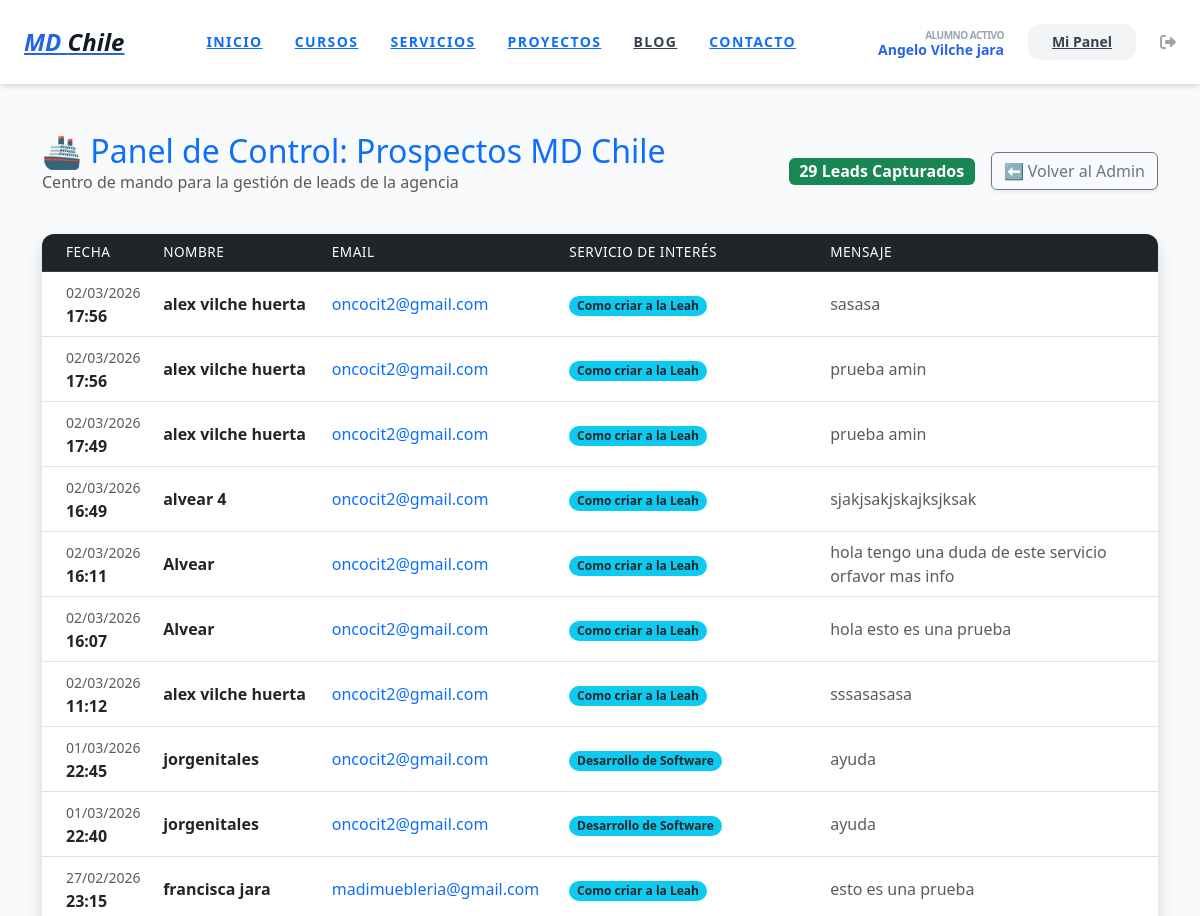
The page /prospectos-agencia/ (signed in, upper part) on the database as committed earlier.
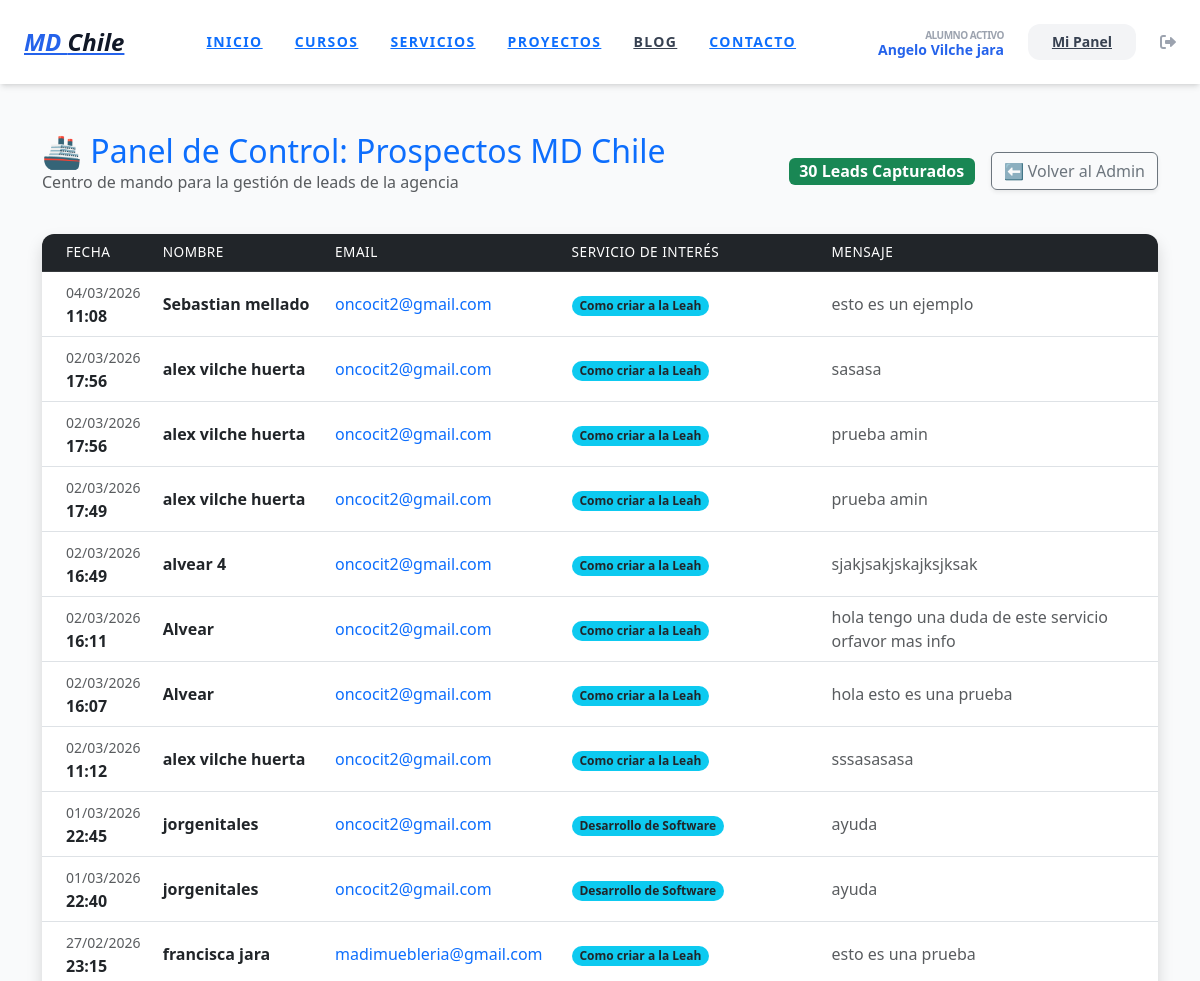
The same page on the database as committed later.
### users/models.py (models this page shows, shortened)
class User(AbstractUser):
    is_client = models.BooleanField(default=True)
    is_admin_user = models.BooleanField(default=False)
    profile_picture = models.ImageField(upload_to='users/profiles/', null=True, blank=True)
    bio = models.TextField(max_length=500, blank=True)
    rut = models.CharField(max_length=12, blank=True, null=True)
    linkedin_url = models.URLField(blank=True, null=True)

### agency/models.py (models this page shows, shortened)
class ContactMessage(models.Model):
    name = models.CharField(max_length=100, verbose_name="Nombre")
    email = models.EmailField(verbose_name="Correo Electrónico")
    message = models.TextField(verbose_name="Mensaje")
    created_at = models.DateTimeField(auto_now_add=True)
    servicio_interes = models.ForeignKey(Service, on_delete=models.SET_NULL, null=True, blank=True)
    lead_source = models.CharField(max_length=100, default="Web Directa")
    is_read = models.BooleanField(default=False, verbose_name="¿Leído?")

class Service(models.Model):
    title = models.CharField(max_length=200, verbose_name="Nombre del Servicio")
    slug = models.SlugField(unique=True, blank=True)
    icon_emoji = models.CharField(max_length=10, default="🚀")
    short_description = models.TextField(max_length=300)
    long_description = models.TextField()
    banner_image = models.ImageField(upload_to='services/banners/')
    video_url = models.URLField(blank=True, null=True)
    reels_links = models.TextField(blank=True, null=True)
    order = models.PositiveIntegerField(default=0)
    is_active = models.BooleanField(default=True)
    regalo_pdf = models.FileField(upload_to='leads/pdfs/', blank=True, null=True, verbose_name="Ebook PDF de Regalo")
    regalo_video_privado = models.URLField(blank=True, null=True, verbose_name="URL Video Privado")
    cta_regalo_text = models.CharField(max_length=100, default="¡Descargar mi regalo ahora!", verbose_name="Texto del Botón")
    class Meta:
        ordering = ['order']

### courses/views.py (the view)
# urls.py: path('prospectos-agencia/', views.leads_dashboard, name='leads_dashboard'),
@login_required
def leads_dashboard(request):
    if not request.user.is_staff: return redirect('dashboard')
    leads = ContactMessage.objects.all().order_by('-created_at')
    return render(request, 'agency/leads_admin.html', {'leads': leads})

### templates/agency/leads_admin.html (shortened to what this page needs)
{% extends 'base.html' %}
{% block content %}
<link href="https://cdn.jsdelivr.net/npm/bootstrap@5.3.0/dist/css/bootstrap.min.css" rel="stylesheet">
<div class="container mt-5">
    <div class="d-flex justify-content-between align-items-center mb-4">
        <div>
            <h2 class="text-primary mb-0">🚢 Panel de Control: Prospectos MD Chile</h2>
            <p class="text-muted">Centro de mando para la gestión de leads de la agencia</p>
        </div>
        <div class="d-flex align-items-center gap-3">
            <span class="badge bg-success fs-6">{{ leads.count }} Leads Capturados</span>
            <a href="/admin/agency/contactmessage/" class="btn btn-outline-secondary shadow-sm">
                ⬅️ Volver al Admin
            </a>
        </div>
    </div>
    <div class="card shadow border-0">
        <div class="card-body p-0">
            <div class="table-responsive">
                <table class="table table-hover align-middle mb-0">
                    <thead class="table-dark">
                        <tr>
                            <th class="ps-4">Fecha</th>
                            <th>Nombre</th>
                            <th>Email</th>
                            <th>Servicio de Interés</th>
                            <th>Mensaje</th>
                        </tr>
                    </thead>
                    <tbody>
                        {% for lead in leads %}
                        <tr>
                            <td class="ps-4 text-nowrap">
                                <span class="text-muted small">{{ lead.created_at|date:"d/m/Y" }}</span><br>
                                <strong>{{ lead.created_at|date:"H:i" }}</strong>
                            </td>
                            <td>
                                <div class="fw-bold text-dark">{{ lead.name }}</div>
                            </td>
                            <td>
                                <a href="mailto:{{ lead.email }}" class="text-decoration-none">{{ lead.email }}</a>
                            </td>
                            <td>
                                <span class="badge rounded-pill bg-info text-dark">
                                    {{ lead.servicio_interes.title }}
                                </span>
                            </td>
                            <td>
                                <div class="text-muted" style="max-width: 300px;">
                                    {{ lead.message|truncatechars:60|default:"Sin mensaje adicional" }}
                                </div>
                            </td>
                        </tr>
                        {% endfor %}
                    </tbody>
                </table>
            </div>
        </div>
    </div>
</div>
{% endblock %}

### templates/base.html (shortened to what this page needs)
<!DOCTYPE html>
<html lang="es">
<head>
    <script src="https://cdn.tailwindcss.com"></script>
    <link rel="stylesheet" href="https://cdnjs.cloudflare.com/ajax/libs/font-awesome/6.0.0/css/all.min.css">
</head>
<body class="bg-gray-50 flex flex-col min-h-screen">
    <nav class="bg-white shadow-md py-4 px-6 flex justify-between items-center sticky top-0 z-50">
        <a href="{% url 'home' %}" class="text-2xl font-black text-blue-600 italic">
            MD <span class="text-gray-900">Chile</span>
        </a>
        <div class="hidden md:flex space-x-8 font-bold text-gray-600 uppercase text-sm tracking-widest">
            <a href="{% url 'home' %}" class="hover:text-blue-600 transition">Inicio</a>
            <a href="{% if user.is_authenticated %}{% url 'dashboard' %}{% else %}{% url 'academia_publica' %}{% endif %}">CURSOS</a>
            <a href="{% url 'services_list' %}" class="hover:text-blue-600 transition">Servicios</a>
            <a class="hover:text-blue-600 transition {% if request.path == '/proyectos/' %}text-blue-600{% endif %}" href="{% url 'projects_list' %}">Proyectos</a>
            <a href="{% url 'blog_list' %}" class="text-gray-700 hover:text-blue-600 font-bold transition">Blog</a>
            <a href="{% url 'contact_view' %}" class="hover:text-blue-600 transition">Contacto</a>
        </div>
        <div class="flex items-center space-x-4">
            {% if user.is_authenticated %}
                <div class="hidden lg:flex flex-col items-end mr-2">
                    <span class="text-[10px] font-black text-gray-400 uppercase tracking-tighter">Alumno Activo</span>
                    <span class="text-sm font-bold text-blue-600 leading-none">
                        {% if user.first_name %}{{ user.first_name }}{% else %}{{ user.username }}{% endif %}
                    </span>
                </div>
                <a href="{% url 'dashboard' %}" class="bg-gray-100 text-gray-700 px-4 py-2 rounded-xl hover:bg-gray-200 transition font-bold text-sm">
                    Mi Panel
                </a>
                <form method="post" action="{% url 'account_logout' %}" class="inline">
                    <button type="submit" class="text-gray-400 hover:text-red-500 transition ml-2">
                        <i class="fas fa-sign-out-alt"></i>
                    </button>
                </form>
            {% endif %}
        </div>
    </nav>
    <main class="flex-grow">
        {% block content %}{% endblock %}
    </main>
</body>
</html>

### templates/base.html (style rules this page uses)
body { font-family: 'Inter', sans-serif; }

### templates/agency/leads_admin.html (style rules this page uses)
.card { border-radius: 12px; overflow: hidden; }
.table thead th { font-weight: 500; text-transform: uppercase; font-size: 0.85rem; letter-spacing: 0.5px; }

Rows that differ between the two databases and show on the page:
added ContactMessage: created_at "04/03/2026", created_at "11:08", name "Sebastian mellado", email "oncocit2@gmail.com", servicio_interes "Como criar a la Leah", message "esto es un ejemplo"
Other text that changed with them:
{{ leads.count }}: "29" → "30"
